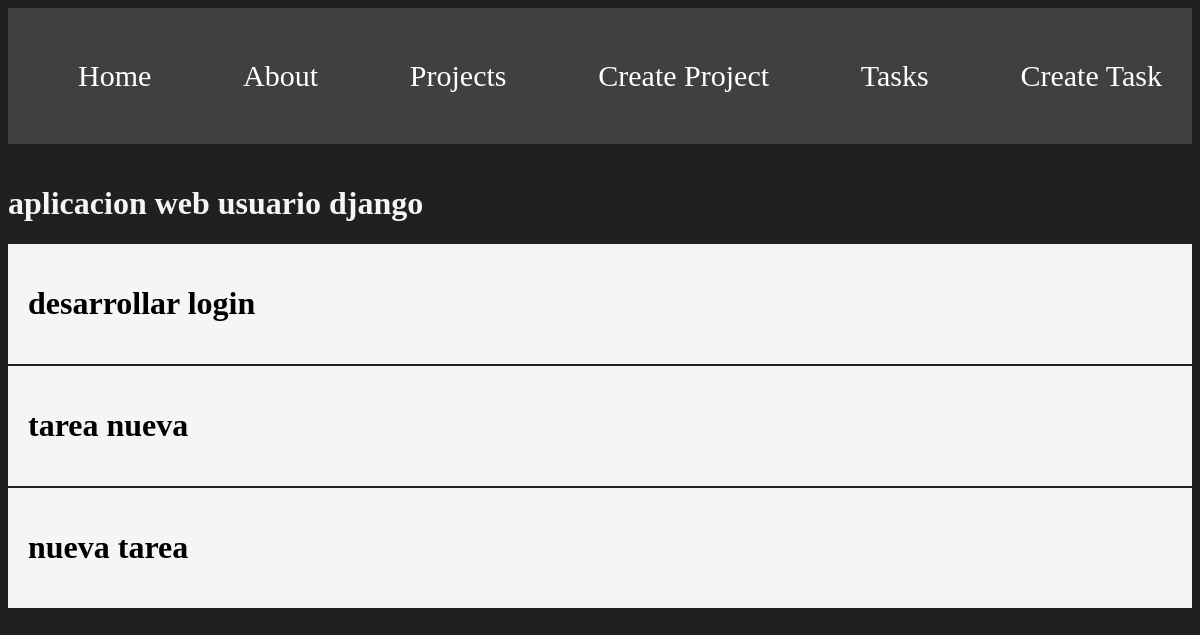
The app's page /projects/2 with its own data.
### myapp/models.py (models this page shows, shortened)
class Project(models.Model):
    name = models.CharField(max_length=200)

class Task(models.Model):
    title = models.CharField(max_length=200)
    description = models.TextField()
    project = models.ForeignKey(Project,on_delete=models.CASCADE)
    done = models.BooleanField(default=False)

### myapp/views.py (the view)
# urls.py: path('projects/<int:id>', views.project_detail, name="project_detail"),
def project_detail(request,id):
    project = get_object_or_404(Project,id=id)
    tasks = Task.objects.filter(project_id=id)
    return render(request, 'projects/detail.html',{
        'project' : project,
        'tasks' : tasks
    })

### myapp/Templates/projects/detail.html
{% extends 'layouts/base.html'%} {% block content %}
<h1>{{project.name}}</h1>
{% for task in tasks %}
<div class="card">
    <h1>{{task.title}}</h1>
</div>
{% endfor %} {% endblock %}

### myapp/Templates/layouts/base.html (style rules this page uses)
body { background: #202020; color: whitesmoke; }
.card { background-color: whitesmoke; color: black; padding: 20px; margin-bottom: 2px; }

### records on screen
Project: name "aplicacion web usuario django"
Task: title "desarrollar login"
Task: title "tarea nueva"
Task: title "nueva tarea"
